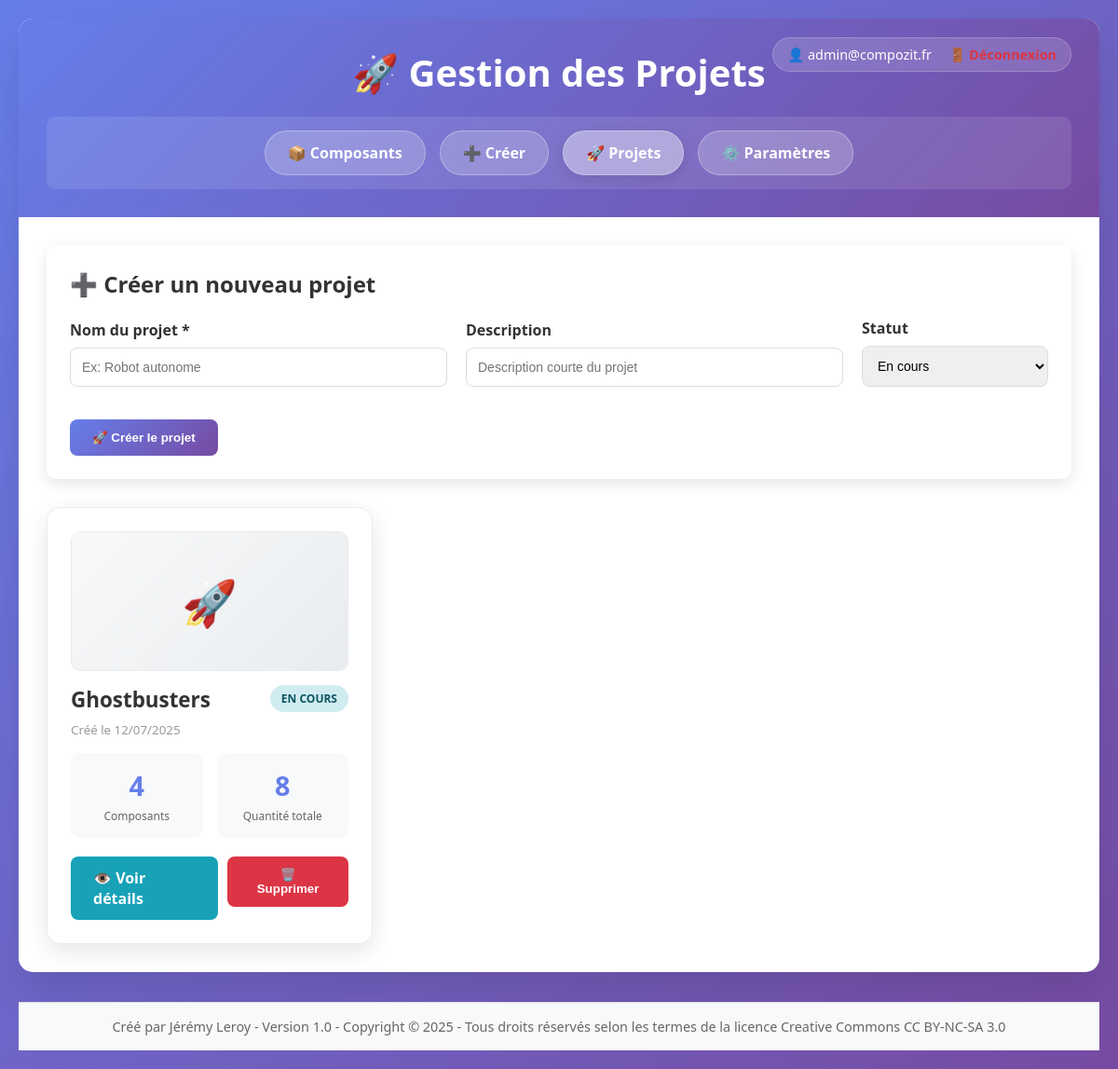
/projects.php?error=invalid_project (signed in), run on the app's committed database.
### tables this page shows
CREATE TABLE `projects` (
  `id` int(11) NOT NULL,
  `owner` int(11) NOT NULL,
  `name` varchar(255) NOT NULL,
  `description` text DEFAULT NULL,
  `image_path` varchar(500) DEFAULT NULL,
  `status` enum('En cours','Terminé','En attente','Annulé') DEFAULT 'En cours',
  `created_at` timestamp NOT NULL DEFAULT current_timestamp(),
  `updated_at` timestamp NOT NULL DEFAULT current_timestamp() ON UPDATE current_timestamp()
);

### projects.php (the view, shortened to what this page needs)
<?php
require_once 'config.php';
try {
    $pdo = getConnection();
} catch(PDOException $e) {
    die("Erreur de connexion : " . $e->getMessage());
}
try {
    $stmt = $pdo->prepare("
        SELECT p.*,
               COUNT(pc.id) as component_count,
               SUM(pc.quantity_needed) as total_components_needed,
               SUM(pc.quantity_used) as total_components_used,
               p.image_path
        FROM projects p
        LEFT JOIN project_components pc ON p.id = pc.project_id
        WHERE p.owner = ?
        GROUP BY p.id
        ORDER BY p.created_at DESC
    ");
    $stmt->execute([$_SESSION['user_id']]);
    $projects = $stmt->fetchAll();
} catch (PDOException $e) {
    die("Erreur lors de la récupération des projets : " . $e->getMessage());
}
?>
<!DOCTYPE html>
<html lang="fr">
<head>
</head>
<body>
    <div class="container">
        <div class="header">
            <div class="user-info">
                <strong>👤</strong> <?php echo htmlspecialchars($_SESSION['user_email']); ?>
                <a href="logout.php" class="logout-btn">🚪 Déconnexion</a>
            </div>
            <h1>🚀 Gestion des Projets</h1>
            <div class="nav-section">
                <div class="nav-buttons">
                    <a href="components.php">📦 Composants</a>
                    <a href="create_component.php">➕ Créer</a>
                    <a href="projects.php" class="active">🚀 Projets</a>
                    <a href="settings.php">⚙️ Paramètres</a>
                </div>
            </div>
        </div>
        <div class="content">
            <div class="create-project-section">
                <h2 style="margin-bottom: 20px; color: #333;">➕ Créer un nouveau projet</h2>
                <form method="POST" action="projects.php">
                    <div style="display: grid; grid-template-columns: 1fr 1fr 200px; gap: 20px; align-items: end;">
                        <div class="form-group">
                            <label for="name">Nom du projet *</label>
                            <input type="text" id="name" name="name" required placeholder="Ex: Robot autonome">
                        </div>
                        <div class="form-group">
                            <label for="description">Description</label>
                            <input type="text" id="description" name="description" placeholder="Description courte du projet">
                        </div>
                        <div class="form-group">
                            <label for="status">Statut</label>
                            <select id="status" name="status">
                                <option value="En cours">En cours</option>
                            </select>
                        </div>
                    </div>
                    <button type="submit" class="btn btn-primary" style="margin-top: 15px;">🚀 Créer le projet</button>
                </form>
            </div>
            <?php if (empty($projects)): ?>
                <div class="no-projects">
                    <h3>Aucun projet trouvé</h3>
                    <p>Créez votre premier projet pour commencer à organiser vos composants !</p>
                </div>
            <?php else: ?>
                <div class="projects-grid">
                    <?php foreach ($projects as $project): ?>
                        <div class="project-card">
                            <?php if (!empty($project['image_path']) && file_exists($project['image_path'])): ?>
                                <img src="<?php echo htmlspecialchars($project['image_path']); ?>" alt="Image du projet" class="project-image project-image-clickable" onclick="openImageModal(<?php echo $project['id']; ?>)" title="Cliquer pour changer l'image">
                            <?php else: ?>
                                <div class="project-image-placeholder project-image-clickable" onclick="openImageModal(<?php echo $project['id']; ?>)" title="Cliquer pour ajouter une image">
                                    🚀
                                </div>
                            <?php endif; ?>
                            <div class="project-header">
                                <div>
                                    <div class="project-title"><?php echo htmlspecialchars($project['name']); ?></div>
                                    <small style="color: #999;">Créé le <?php echo date('d/m/Y', strtotime($project['created_at'])); ?></small>
                                </div>
                                <span class="project-status status-<?php echo strtolower(str_replace(' ', '-', $project['status'])); ?>">
                                    <?php echo htmlspecialchars($project['status']); ?>
                                </span>
                            </div>
                            <div class="project-stats">
                                <div class="stat-item">
                                    <div class="stat-number"><?php echo $project['component_count']; ?></div>
                                    <div class="stat-label">Composants</div>
                                </div>
                                <div class="stat-item">
                                    <div class="stat-number"><?php echo $project['total_components_needed'] ?? 0; ?></div>
                                    <div class="stat-label">Quantité totale</div>
                                </div>
                            </div>
                            <div class="project-actions">
                                <a href="project_detail.php?id=<?php echo $project['id']; ?>" class="btn btn-info">👁️ Voir détails</a>
                                <form method="POST" style="display: inline;" onsubmit="return confirm('Êtes-vous sûr de vouloir supprimer ce projet ?')">
                                    <button type="submit" class="btn btn-danger">🗑️ Supprimer</button>
                                </form>
                            </div>
                        </div>
                    <?php endforeach; ?>
                </div>
            <?php endif; ?>
        </div>
    </div>
    <footer style="margin-top: 2rem; padding: 1rem; text-align: center; border-top: 1px solid #ddd; background-color: #f8f9fa; color: #666; font-size: 0.9em;">
        Créé par Jérémy Leroy - Version 1.0 - Copyright © 2025 - Tous droits réservés selon les termes de la licence Creative Commons CC BY-NC-SA 3.0
    </footer>
</body>
</html>

### projects.php (style rules this page uses)
* { margin: 0; padding: 0; box-sizing: border-box; }
body { font-family: 'Segoe UI', Tahoma, Geneva, Verdana, sans-serif; background: linear-gradient(135deg, #667eea 0%, #764ba2 100%); min-height: 100vh; padding: 20px; }
.container { max-width: 1400px; margin: 0 auto; background: white; border-radius: 15px; box-shadow: 0 20px 40px rgba(0,0,0,0.1); overflow: hidden; }
.header { background: linear-gradient(135deg, #667eea 0%, #764ba2 100%); color: white; padding: 30px; position: relative; }
.header h1 { font-size: 2.5em; margin-bottom: 10px; text-align: center; }
.user-info { position: absolute; top: 20px; right: 30px; background: rgba(255,255,255,0.15); padding: 8px 15px; border-radius: 20px; font-size: 0.9em; backdrop-filter: blur(10px); border: 1px solid rgba(255, 255, 255, 0.2); }
.logout-btn { margin-left: 15px; color: #dc3545; text-decoration: none; font-weight: bold; }
.nav-section { background: rgba(255,255,255,0.1); padding: 15px; border-radius: 10px; margin-top: 20px; text-align: center; }
.nav-buttons { display: flex; gap: 15px; align-items: center; justify-content: center; }
.nav-buttons a { background: rgba(255, 255, 255, 0.2); color: white; padding: 12px 24px; border-radius: 25px; text-decoration: none; font-weight: 600; transition: all 0.3s ease; backdrop-filter: blur(10px); border: 1px solid rgba(255, 255, 255, 0.3); display: flex; align-items: center; gap: 8px; }
.nav-buttons a.active { background: rgba(255, 255, 255, 0.4); box-shadow: 0 4px 15px rgba(0, 0, 0, 0.1); }
.content { padding: 30px; }
.create-project-section { background: white; padding: 25px; border-radius: 10px; margin-bottom: 30px; box-shadow: 0 5px 15px rgba(0,0,0,0.1); }
.form-group { margin-bottom: 20px; }
.form-group label { display: block; margin-bottom: 8px; font-weight: bold; color: #333; }
.form-group input, .form-group textarea, .form-group select { width: 100%; padding: 12px; border: 1px solid #ddd; border-radius: 8px; font-size: 14px; transition: border-color 0.3s ease; }
.btn { padding: 12px 24px; border: none; border-radius: 8px; cursor: pointer; text-decoration: none; font-weight: bold; transition: all 0.3s ease; display: inline-block; }
.btn-primary { background: linear-gradient(135deg, #667eea 0%, #764ba2 100%); color: white; }
.btn-danger { background: #dc3545; color: white; }
.btn-info { background: #17a2b8; color: white; }
.projects-grid { display: grid; grid-template-columns: repeat(auto-fill, minmax(350px, 1fr)); gap: 25px; margin-top: 20px; }
.project-card { background: white; border-radius: 15px; padding: 25px; box-shadow: 0 8px 25px rgba(0,0,0,0.1); transition: all 0.3s ease; border: 1px solid #e9ecef; position: relative; overflow: hidden; }
.project-image-placeholder { width: 100%; height: 150px; background: linear-gradient(135deg, #f8f9fa 0%, #e9ecef 100%); border-radius: 10px; margin-bottom: 15px; display: flex; align-items: center; justify-content: center; color: #6c757d; font-size: 3em; border: 1px solid #e9ecef; }
.project-header { display: flex; justify-content: space-between; align-items: flex-start; margin-bottom: 15px; }
.project-title { font-size: 1.4em; font-weight: bold; color: #333; margin-bottom: 5px; }
.project-status { padding: 6px 12px; border-radius: 20px; font-size: 12px; font-weight: bold; text-transform: uppercase; }
.status-en-cours { background: #d1ecf1; color: #0c5460; }
.project-stats { display: grid; grid-template-columns: repeat(2, 1fr); gap: 15px; margin-bottom: 20px; }
.stat-item { text-align: center; padding: 15px; background: #f8f9fa; border-radius: 10px; }
.stat-number { font-size: 1.8em; font-weight: bold; color: #667eea; }
.stat-label { font-size: 12px; color: #666; margin-top: 5px; }
.project-actions { display: flex; gap: 10px; justify-content: space-between; }
.project-image-clickable { cursor: pointer; transition: opacity 0.3s ease; }

### data on the page
projects: name "Ghostbusters", created_at "12/07/2025", status "EN COURS", component_count "4", total_components_needed "8"

### other printed values
$_SESSION['user_email'] "admin@compozit.fr"
